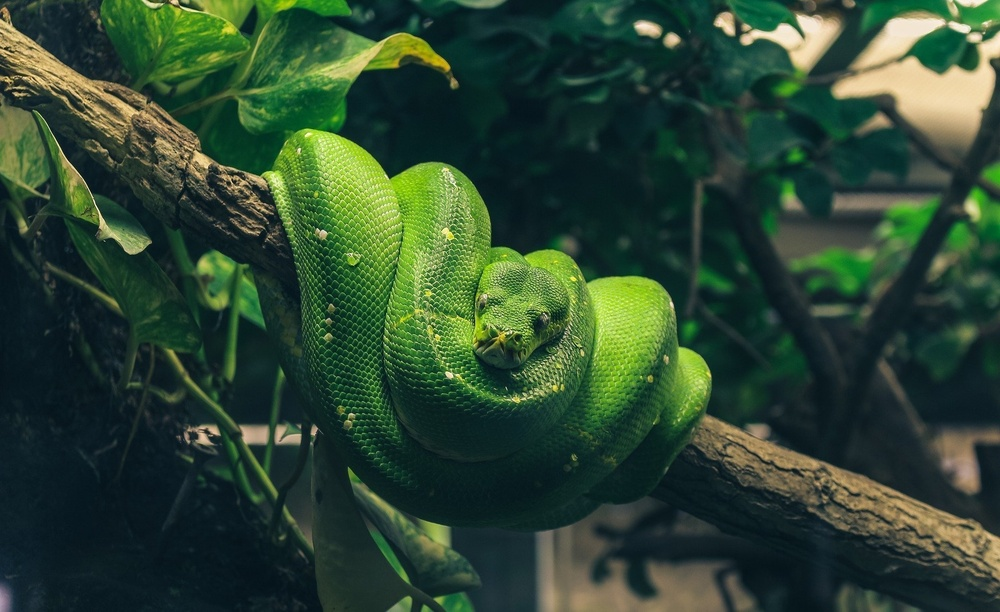
#> input picture imagenes/python.jpg, 1000 x 612 px, shrunk from 1920 x 1175 before the run
$ python getting_and_setting.py --image imagenes/python.jpg
#> lines starting #> are read from the running program, lines starting #| are printed output that depends on the picture; after the words box and inside, x2 and y2 are one past the last pixel; in counts of white or black regions, pixels touching at a corner belong together
from __future__ import print_function
import argparse
import cv2

# libreria definir argumentos externos de ejecución //ejm:python load_display_save.py -i ./python.jpg
ap = argparse.ArgumentParser()
ap.add_argument("-i", "--image", required=True, help="Path to the image")
# se almacena en un diccinario todos los parametros de entrada que el
args = vars(ap.parse_args())
# entonces despues del código anterior debemos ejecutar este archivo pasando
# argumentos definidos anteriormente

image = cv2.imread(args["image"])
#> image is the input picture: shape (612, 1000, 3); mean B, G, R 49.8, 70.4, 45.7
#cv2.imshow("Original", image)
# cv2.waitKey(0)

# nos trae el pixel localizado en la esquina superior de la imagen,
(b, g, r) = image[0, 0]
#> b = 34; g = 44; r = 21
# representado como una tupla, se debe tener en cuenta que este esta en modo BGR y no RGB
# Pixel at (0,0) -Red: 15, Green:39, Blue:41
print("Pixel at (0,0) -Red: {}, Green:{}, Blue:{}".format(r, g, b))
#| Pixel at (0,0) -Red: 21, Green:44, Blue:34
# blue color (rgb) //aqui vamos a setear el valor que queremos en la tupla en el punto 0,0
image[0, 0] = (0, 0, 255)
#> image: shape (612, 1000, 3); under 0.01% of pixels changed, all inside (x1, y1, x2, y2) = (0, 0, 1, 1)
# pero en este caso no sería azul si no rojo porque recordemos que se lee como BGR
(b, g, r) = image[0, 0]  # Pixel at (0,0) -Red: 255, Green:0, Blue:0
#> b = 0; g = 0; r = 255
print("Pixel at (0,0) -Red: {}, Green:{}, Blue:{}".format(r, g, b))
#| Pixel at (0,0) -Red: 255, Green:0, Blue:0
cv2.imshow("Original", image)
cv2.waitKey(0)

# y SI no solamente queremos acceder a un pixel si no  a un conjunto de esos que forman un gran rectángulo
# se hace así:

corner = image[0:100, 0:100]
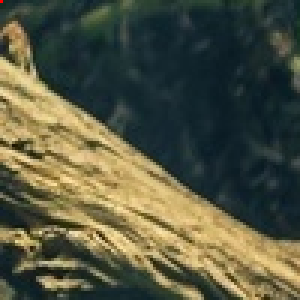
#> corner: shape (100, 100, 3) (shown 3 times larger); mean B, G, R 65.4, 86, 84.1
cv2.imshow("Corner", corner)
cv2.waitKey(0)

image[0:100, 0:100] = (128, 0, 0)
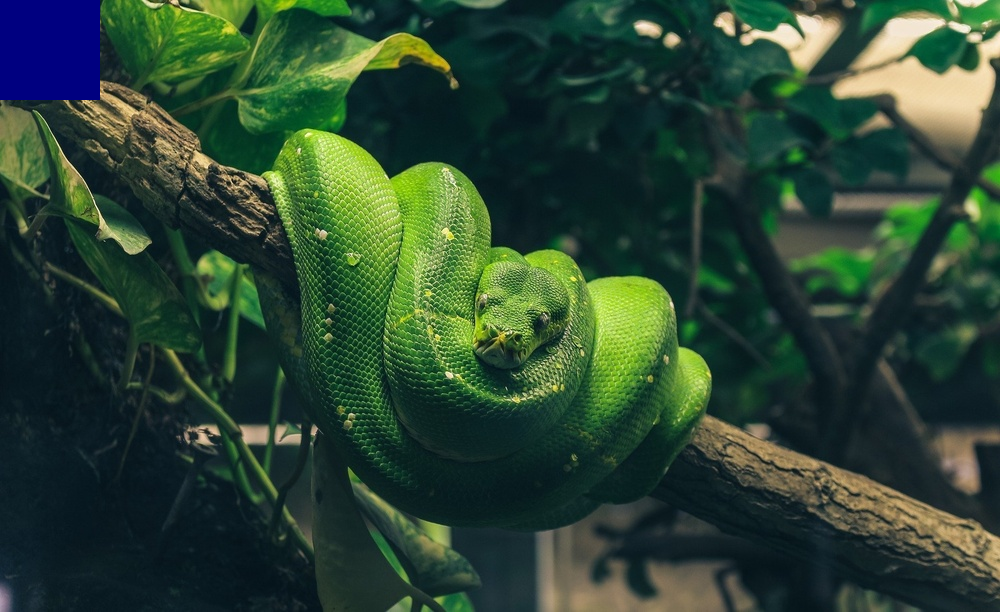
#> image: shape (612, 1000, 3); mean B, G, R 50.8, 69, 44.4
cv2.imshow("Updated", image)
cv2.waitKey(0)
